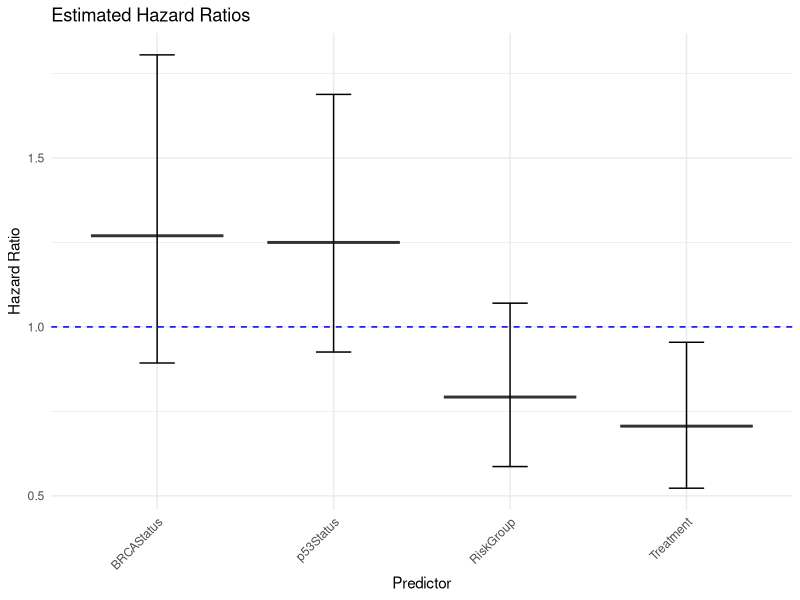

This chart was generated by the following R code:
# Task 1: Load the simulated ovarian cancer dataset
simulated_data <- read.csv("data/ovarian_4_factors.csv")

# Task 2: Display the first five rows of the dataset
test_head <- head(simulated_data, 5)

# Task 3: Check if the dataset has the expected columns
column_names <- colnames(simulated_data)
print(column_names)

# or using names()
column_names <- names(simulated_data)
print(column_names)

# Task 4: Load library survival and survminer
library(survival) 
library(survminer)

# Task 5: Create a Kaplan-Meier survival curve using the surv_fit function and save the data as km_fit
km_fit <- surv_fit(Surv(Time, Status) ~ Treatment, data = simulated_data)

# Task 6: Extract the number of participants from the Kaplan-Meier curve and save the data as km_fit_participants
km_fit_participants <- km_fit$n

# Task 7: Extract also conf.int, n.risk, n.event and n.censor. Save the data as km_fit_confint, km_fit_nrisk, km_fit_nevent and km_fit_ncensor
# conf.int: Attribute contains the confidence intervals for the survival probabilities at each time point. These intervals provide a range within which the true survival probability is likely to lie with a certain level of confidence (e.g., 95%).
# n.risk: This represents the number of individuals at risk at each time point. At the beginning of the study, this is equal to the total number of individuals in the study. As the study progresses and individuals experience the event of interest or are censored, this number decreases.
# n.event: This represents the number of individuals who experienced the event of interest (e.g., death) at each time point. This is also called the number of failures.
# n.censor: This represents the number of individuals who were censored at each time point. Censoring occurs when an individual is lost to follow-up or withdraws from the study before experiencing the event of interest.
km_fit_confint <- km_fit[["conf.int"]]
km_fit_nrisk <- km_fit[["n.risk"]]
km_fit_nevent <- km_fit[["n.event"]]
km_fit_ncensor <- km_fit[["n.censor"]]

# Task 8: Extract the p-value using the survdiff function, which performs a log-rank test for comparing survival curves between treatment groups and save the data as km_diff.
km_diff <- survdiff(Surv(Time, Status) ~ Treatment, data = simulated_data)
km_diff_p <- km_diff$pvalue

# Task 9: Extract also chisq, obs and exp. Save the data as km_diff_chisq, km_diff_obs and km_diff_exp
# chisq: The test statistic, which is a measure of the difference in survival distributions between the groups. A larger test statistic indicates a greater difference in survival between the groups. 
# observed: The observed number of events (e.g., deaths) in each group.
# expected: The expected number of events in each group under the null hypothesis.
km_diff_chisq <- km_diff[["chisq"]]
km_diff_obs <- km_diff[["obs"]]
km_diff_exp <- km_diff[["exp"]]

# Task 10: Set the plotting parameters for the Kaplan-Meier plot. Define the x-axis label as "Time (Months)" and the y-axis label as "Survival Probability". 
# Set the main title of the plot as "Kaplan-Meier Survival Curve". 
# Limit the x-axis to the range [0, 36] months and the y-axis to the range [0, 1].
# Set the colour for the treatment group to "blue" and for the no treatment group to "red"
# Add the p-value in the plot
# Create a data containing the plot and name it ggsurvplot_graph
ggsurvplot_graph <- ggsurvplot(km_fit, 
           xlab = "Time (Months)", ylab = "Survival Probability",
           title = "Kaplan-Meier Survival Curve",
           xlim = c(0, 36), ylim = c(0, 1),
           pval = TRUE, pval.method = TRUE,
           break.time.by = 12,
           legend.labs = c("No Treatment", "Treatment"),
           legend.title = "Treatment Group",
           palette = c("red", "blue"))

# Task 2.0 Cox Regression + Boxplot + HR's
# Next we want to access the hazard ratios for the different factors and their impact one the potential outcome (event death yes or no)
# Therefore we will use the coxph function from the survival package
# The Cox proportional hazards model is a semi-parametric model that allows for the estimation of the hazard ratio (the risk of an event occurring at a given time)
# Task 11: Load library survival 
library(survival) 

# Task 12: Fit a Cox proportional hazards model using the coxph function. 
# Use status as the possible event and Treatment, RiskGroup, p53Status and BRCAStatus as possible predictors.
# Name it ovariancancer_cox_model.
ovariancancer_cox_model <- coxph(Surv(Time, Status) ~ Treatment + RiskGroup + p53Status + BRCAStatus, data = simulated_data)

# Task 13: Extract the coefficients for each predictor.
# The coefficients of the model represent the estimated log hazard ratios (log HR) for each predictor variable. 
ovariancancer_cox_model[["coefficients"]][["Treatment"]]
ovariancancer_cox_model[["coefficients"]][["RiskGroup"]]
ovariancancer_cox_model[["coefficients"]][["p53Status"]]
ovariancancer_cox_model[["coefficients"]][["BRCAStatus"]]

# Task 14:  The hazard ratios represent the ratio of the hazard rates between two groups or levels of a categorical variable. 
# They can be calculated by exponentiating the coefficients of the model.
# Therefore we will use the coef function extracting the coefficients and then exponentiating them using the exp(coef( function.
# Name the outcoming data ovariancancer_HR and print the results.
ovariancancer_HR <- exp(coef(ovariancancer_cox_model))
print(ovariancancer_HR)

# Task 15: Next we also want to extract the confidence intervals from the ovariancancer_cox_model object using the exp(confint( function.
# Name the outcoming data ovariancancer_CI and print the results. 
ovariancancer_CI <- exp(confint(ovariancancer_cox_model))
print(ovariancancer_CI)

# Task 16: Now we want to create a dataframe containing predictors [Predictor], hazard ratio [HazardRatio] and confidence intervals [CI].
# We name it ovariancancer_dataframe
ovariancancer_dataframe <- data.frame(
  Predictor = c("Treatment", "RiskGroup", "p53Status", "BRCAStatus"),
  HazardRatio = ovariancancer_HR,
  CI = ovariancancer_CI)

# Task 17: Create a boxplot based on the ovariancancer_dataframe
# Name the x-Axis Predictor and the y-Axis HazardRatio
# The ymin and ymax function should state the following: ymin = CI.2.5.., ymax = CI.97.5..
# Name the boxplot ovariancancer_boxplot and display it
ovariancancer_boxplot <- ggplot(ovariancancer_dataframe, aes(x = Predictor, y = HazardRatio)) +
geom_boxplot() +
geom_errorbar(
aes(ymin = CI.2.5.., ymax = CI.97.5..),
width = 0.2,
position = position_dodge(0.5)
) +
geom_hline(yintercept = 1, linetype = "dashed", color = "blue") +
labs(
    title = "Estimated Hazard Ratios",
    x = "Predictor",
    y = "Hazard Ratio"
) +
theme_minimal() +
theme(
axis.text.x = element_text(angle = 45, hjust = 1),
legend.position = "none")
print(ovariancancer_boxplot)
